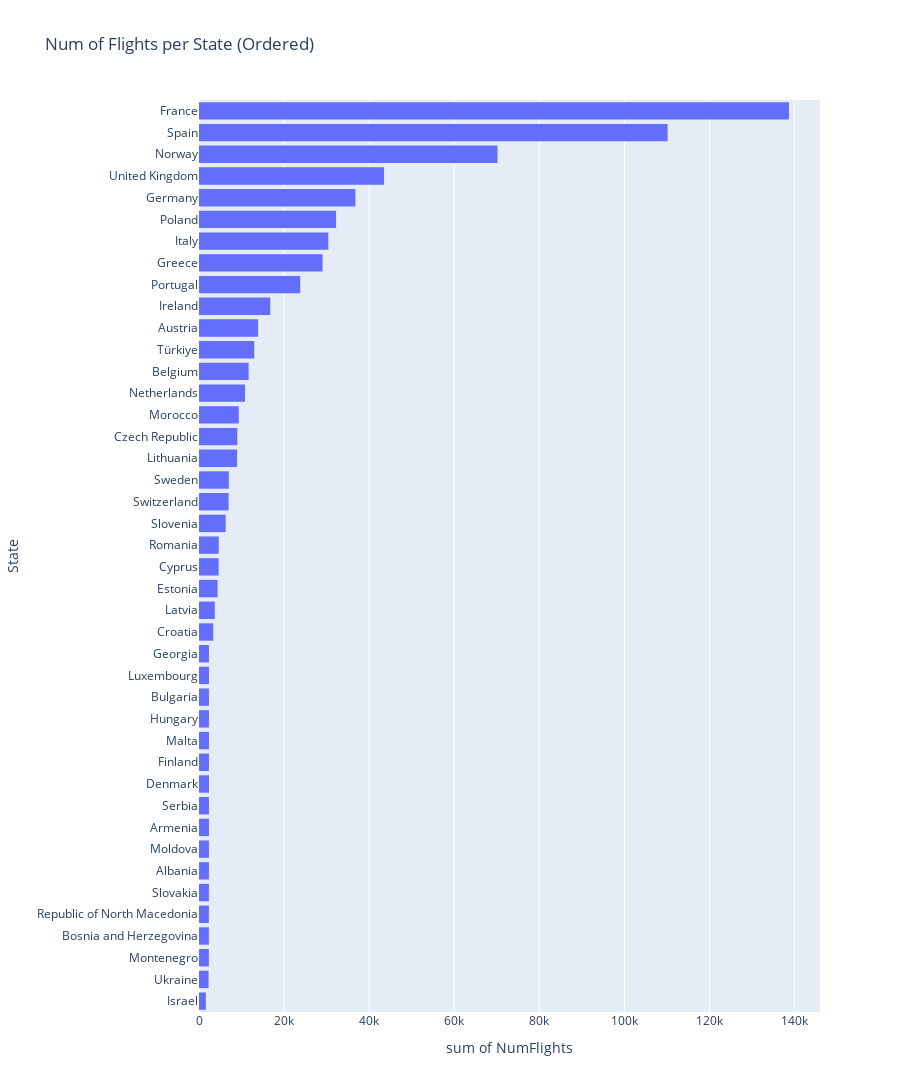

Source (notebook cell):
### Markdown cell above
<h2>Test Graph</h2>

### Code cell
# Conta il numero di voli per ogni stato e ordina dal più grande al più piccolo
df_sorted = df["STATE_NAME"].value_counts().reset_index()
df_sorted.columns = ["State", "NumFlights"]
df_sorted = df_sorted.sort_values(by="NumFlights", ascending=True)  # Ordinamento decrescente

# Creazione dell'istogramma ordinato
fig = px.histogram(df_sorted, x="NumFlights", y="State", nbins=1000, title="Num of Flights per State (Ordered)")

# Mantieni l'ordine corretto assegnando i valori di Y manualmente
fig.update_layout(
    height=1200,  # Ingrandisci il grafico verticalmente
    yaxis=dict(categoryorder="array", categoryarray=df_sorted["State"].tolist())  # Ordine manuale
)

# Mostra il grafico
fig.show()

### Figure 1 — Plotly figure (JSON) as saved in the notebook; plotly's stock layout.template omitted (floating-point values rounded to 4 significant figures)
{"data": [{"bingroup": "y", "histfunc": "sum", "hovertemplate": "sum of NumFlights=%{x}<br>State=%{y}<extra></extra>", "legendgroup": "", "marker": {"color": "#636efa", "pattern": {"shape": ""}}, "name": "", "nbinsy": 1000, "orientation": "h", "showlegend": false, "type": "histogram", "x": [1612, 2248, 2315, 2329, 2329, 2332, 2339, 2342, 2342, 2343, 2343, 2343, 2343, 2343, 2343, 2343, 2343, 3349, 3717, 4368, 4617, 4641, 6276, 6962, 7017, 8964, 9002, 9359, 10818, 11672, 12976, 13900, 16753, 23795, 29041, 30400, 32230, 36774, 43504, 70174, 110164, 138694], "xaxis": "x", "y": ["Israel", "Ukraine", "Montenegro", "Bosnia and Herzegovina", "Republic of North Macedonia", "Slovakia", "Albania", "Moldova", "Armenia", "Serbia", "Denmark", "Finland", "Malta", "Hungary", "Bulgaria", "Luxembourg", "Georgia", "Croatia", "Latvia", "Estonia", "Cyprus", "Romania", "Slovenia", "Switzerland", "Sweden", "Lithuania", "Czech Republic", "Morocco", "Netherlands", "Belgium", "Türkiye", "Austria", "Ireland", "Portugal", "Greece", "Italy", "Poland", "Germany", "United Kingdom", "Norway", "Spain", "France"], "yaxis": "y"}], "layout": {"barmode": "relative", "height": 1200, "legend": {"tracegroupgap": 0}, "title": {"text": "Num of Flights per State (Ordered)"}, "xaxis": {"anchor": "y", "domain": [0, 1], "title": {"text": "sum of NumFlights"}}, "yaxis": {"anchor": "x", "categoryarray": ["Israel", "Ukraine", "Montenegro", "Bosnia and Herzegovina", "Republic of North Macedonia", "Slovakia", "Albania", "Moldova", "Armenia", "Serbia", "Denmark", "Finland", "Malta", "Hungary", "Bulgaria", "Luxembourg", "Georgia", "Croatia", "Latvia", "Estonia", "Cyprus", "Romania", "Slovenia", "Switzerland", "Sweden", "Lithuania", "Czech Republic", "Morocco", "Netherlands", "Belgium", "Türkiye", "Austria", "Ireland", "Portugal", "Greece", "Italy", "Poland", "Germany", "United Kingdom", "Norway", "Spain", "France"], "categoryorder": "array", "domain": [0, 1], "title": {"text": "State"}}}}
